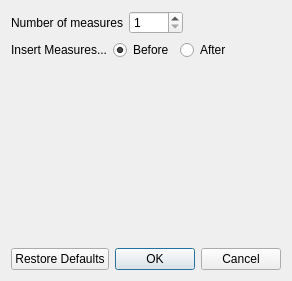
<?xml version="1.0" encoding="UTF-8"?>
<ui version="4.0">
 <class>InsertMeasuresDialog</class>
 <widget class="QDialog" name="InsertMeasuresDialog">
  <property name="geometry">
   <rect>
    <x>0</x>
    <y>0</y>
    <width>288</width>
    <height>281</height>
   </rect>
  </property>
  <property name="windowTitle">
   <string>Insert Measures</string>
  </property>
  <layout class="QVBoxLayout" name="verticalLayout">
   <item>
    <layout class="QGridLayout" name="gridLayout">
     <item row="0" column="0">
      <widget class="QLabel" name="label">
       <property name="toolTip">
        <string>Number of measures to insert</string>
       </property>
       <property name="text">
        <string>Number of measures</string>
       </property>
       <property name="alignment">
        <set>Qt::AlignRight|Qt::AlignTrailing|Qt::AlignVCenter</set>
       </property>
       <property name="buddy">
        <cstring>numMeasuresSpinBox</cstring>
       </property>
      </widget>
     </item>
     <item row="0" column="1">
      <widget class="QSpinBox" name="numMeasuresSpinBox">
       <property name="toolTip">
        <string>Number of measures to insert</string>
       </property>
       <property name="suffix">
        <string/>
       </property>
       <property name="minimum">
        <number>1</number>
       </property>
       <property name="maximum">
        <number>1000</number>
       </property>
       <property name="value">
        <number>1</number>
       </property>
      </widget>
     </item>
     <item row="0" column="2">
      <spacer name="horizontalSpacer_2">
       <property name="orientation">
        <enum>Qt::Horizontal</enum>
       </property>
       <property name="sizeHint" stdset="0">
        <size>
         <width>40</width>
         <height>20</height>
        </size>
       </property>
      </spacer>
     </item>
    </layout>
   </item>
   <item>
    <layout class="QHBoxLayout" name="horizontalLayout">
     <item>
      <widget class="QLabel" name="label_3">
       <property name="text">
        <string>Insert Measures...</string>
       </property>
       <property name="alignment">
        <set>Qt::AlignRight|Qt::AlignTrailing|Qt::AlignVCenter</set>
       </property>
       <property name="buddy">
        <cstring>beforeButton</cstring>
       </property>
      </widget>
     </item>
     <item>
      <widget class="QRadioButton" name="beforeButton">
       <property name="toolTip">
        <string>Insert new measures before the current measure</string>
       </property>
       <property name="text">
        <string>Before</string>
       </property>
       <property name="checked">
        <bool>true</bool>
       </property>
      </widget>
     </item>
     <item>
      <widget class="QRadioButton" name="afterButton">
       <property name="toolTip">
        <string>Insert new measures after the current measure</string>
       </property>
       <property name="text">
        <string>After</string>
       </property>
      </widget>
     </item>
     <item>
      <spacer name="horizontalSpacer">
       <property name="orientation">
        <enum>Qt::Horizontal</enum>
       </property>
       <property name="sizeHint" stdset="0">
        <size>
         <width>40</width>
         <height>20</height>
        </size>
       </property>
      </spacer>
     </item>
    </layout>
   </item>
   <item>
    <widget class="measureTabs" name="measureTabs">
     <property name="toolTip">
      <string>Select the count to use for the new measures</string>
     </property>
    </widget>
   </item>
   <item>
    <spacer name="verticalSpacer">
     <property name="orientation">
      <enum>Qt::Vertical</enum>
     </property>
     <property name="sizeHint" stdset="0">
      <size>
       <width>20</width>
       <height>40</height>
      </size>
     </property>
    </spacer>
   </item>
   <item>
    <widget class="QDialogButtonBox" name="buttonBox">
     <property name="orientation">
      <enum>Qt::Horizontal</enum>
     </property>
     <property name="standardButtons">
      <set>QDialogButtonBox::Cancel|QDialogButtonBox::Ok|QDialogButtonBox::RestoreDefaults</set>
     </property>
    </widget>
   </item>
  </layout>
 </widget>
 <customwidgets>
  <customwidget>
   <class>measureTabs</class>
   <extends>QWidget</extends>
   <header>Widgets.measureTabs</header>
   <container>1</container>
  </customwidget>
 </customwidgets>
 <resources/>
 <connections>
  <connection>
   <sender>buttonBox</sender>
   <signal>accepted()</signal>
   <receiver>InsertMeasuresDialog</receiver>
   <slot>accept()</slot>
   <hints>
    <hint type="sourcelabel">
     <x>221</x>
     <y>111</y>
    </hint>
    <hint type="destinationlabel">
     <x>157</x>
     <y>128</y>
    </hint>
   </hints>
  </connection>
  <connection>
   <sender>buttonBox</sender>
   <signal>rejected()</signal>
   <receiver>InsertMeasuresDialog</receiver>
   <slot>reject()</slot>
   <hints>
    <hint type="sourcelabel">
     <x>221</x>
     <y>117</y>
    </hint>
    <hint type="destinationlabel">
     <x>230</x>
     <y>128</y>
    </hint>
   </hints>
  </connection>
 </connections>
</ui>
